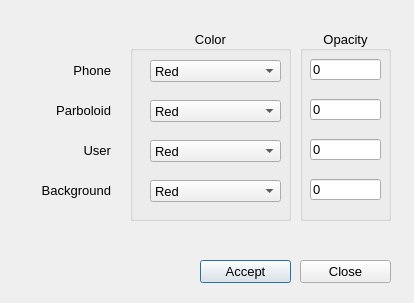
<?xml version="1.0" encoding="UTF-8"?>
<ui version="4.0">
 <class>Properties</class>
 <widget class="QDialog" name="Properties">
  <property name="enabled">
   <bool>true</bool>
  </property>
  <property name="geometry">
   <rect>
    <x>0</x>
    <y>0</y>
    <width>414</width>
    <height>303</height>
   </rect>
  </property>
  <property name="sizePolicy">
   <sizepolicy hsizetype="Preferred" vsizetype="Preferred">
    <horstretch>0</horstretch>
    <verstretch>0</verstretch>
   </sizepolicy>
  </property>
  <property name="minimumSize">
   <size>
    <width>414</width>
    <height>303</height>
   </size>
  </property>
  <property name="maximumSize">
   <size>
    <width>414</width>
    <height>303</height>
   </size>
  </property>
  <property name="windowTitle">
   <string>Properties</string>
  </property>
  <property name="sizeGripEnabled">
   <bool>false</bool>
  </property>
  <widget class="QPushButton" name="buttonAccept">
   <property name="geometry">
    <rect>
     <x>200</x>
     <y>260</y>
     <width>91</width>
     <height>23</height>
    </rect>
   </property>
   <property name="font">
    <font>
     <pointsize>10</pointsize>
    </font>
   </property>
   <property name="text">
    <string>Accept</string>
   </property>
  </widget>
  <widget class="QLabel" name="labelUser">
   <property name="geometry">
    <rect>
     <x>30</x>
     <y>140</y>
     <width>81</width>
     <height>21</height>
    </rect>
   </property>
   <property name="font">
    <font>
     <pointsize>10</pointsize>
    </font>
   </property>
   <property name="text">
    <string>User</string>
   </property>
   <property name="alignment">
    <set>Qt::AlignRight|Qt::AlignTrailing|Qt::AlignVCenter</set>
   </property>
  </widget>
  <widget class="QLabel" name="labelParaboloid">
   <property name="geometry">
    <rect>
     <x>30</x>
     <y>100</y>
     <width>81</width>
     <height>21</height>
    </rect>
   </property>
   <property name="font">
    <font>
     <pointsize>10</pointsize>
    </font>
   </property>
   <property name="text">
    <string>Parboloid</string>
   </property>
   <property name="alignment">
    <set>Qt::AlignRight|Qt::AlignTrailing|Qt::AlignVCenter</set>
   </property>
  </widget>
  <widget class="QPushButton" name="buttonClose">
   <property name="geometry">
    <rect>
     <x>300</x>
     <y>260</y>
     <width>91</width>
     <height>23</height>
    </rect>
   </property>
   <property name="font">
    <font>
     <pointsize>10</pointsize>
    </font>
   </property>
   <property name="text">
    <string>Close</string>
   </property>
  </widget>
  <widget class="QGroupBox" name="boxColor">
   <property name="geometry">
    <rect>
     <x>130</x>
     <y>30</y>
     <width>161</width>
     <height>191</height>
    </rect>
   </property>
   <property name="font">
    <font>
     <pointsize>10</pointsize>
    </font>
   </property>
   <property name="title">
    <string>Color</string>
   </property>
   <property name="alignment">
    <set>Qt::AlignCenter</set>
   </property>
   <widget class="QComboBox" name="inputPhoneColor">
    <property name="geometry">
     <rect>
      <x>20</x>
      <y>30</y>
      <width>131</width>
      <height>22</height>
     </rect>
    </property>
    <property name="font">
     <font>
      <pointsize>10</pointsize>
     </font>
    </property>
    <item>
     <property name="text">
      <string>Red</string>
     </property>
    </item>
    <item>
     <property name="text">
      <string>Green</string>
     </property>
    </item>
    <item>
     <property name="text">
      <string>Blue</string>
     </property>
    </item>
    <item>
     <property name="text">
      <string>Black</string>
     </property>
    </item>
    <item>
     <property name="text">
      <string>White</string>
     </property>
    </item>
   </widget>
   <widget class="QComboBox" name="inputParaboloidColor">
    <property name="geometry">
     <rect>
      <x>20</x>
      <y>70</y>
      <width>131</width>
      <height>22</height>
     </rect>
    </property>
    <property name="font">
     <font>
      <pointsize>10</pointsize>
     </font>
    </property>
    <item>
     <property name="text">
      <string>Red</string>
     </property>
    </item>
    <item>
     <property name="text">
      <string>Green</string>
     </property>
    </item>
    <item>
     <property name="text">
      <string>Blue</string>
     </property>
    </item>
    <item>
     <property name="text">
      <string>Black</string>
     </property>
    </item>
    <item>
     <property name="text">
      <string>White</string>
     </property>
    </item>
   </widget>
   <widget class="QComboBox" name="inputUserColor">
    <property name="geometry">
     <rect>
      <x>20</x>
      <y>110</y>
      <width>131</width>
      <height>22</height>
     </rect>
    </property>
    <property name="font">
     <font>
      <pointsize>10</pointsize>
     </font>
    </property>
    <item>
     <property name="text">
      <string>Red</string>
     </property>
    </item>
    <item>
     <property name="text">
      <string>Green</string>
     </property>
    </item>
    <item>
     <property name="text">
      <string>Blue</string>
     </property>
    </item>
    <item>
     <property name="text">
      <string>Black</string>
     </property>
    </item>
    <item>
     <property name="text">
      <string>White</string>
     </property>
    </item>
   </widget>
   <widget class="QComboBox" name="inputBackgroundColor">
    <property name="geometry">
     <rect>
      <x>20</x>
      <y>150</y>
      <width>131</width>
      <height>22</height>
     </rect>
    </property>
    <property name="font">
     <font>
      <pointsize>10</pointsize>
     </font>
    </property>
    <item>
     <property name="text">
      <string>Red</string>
     </property>
    </item>
    <item>
     <property name="text">
      <string>Green</string>
     </property>
    </item>
    <item>
     <property name="text">
      <string>Blue</string>
     </property>
    </item>
    <item>
     <property name="text">
      <string>Black</string>
     </property>
    </item>
    <item>
     <property name="text">
      <string>White</string>
     </property>
    </item>
   </widget>
  </widget>
  <widget class="QLabel" name="labelPhone">
   <property name="geometry">
    <rect>
     <x>30</x>
     <y>60</y>
     <width>81</width>
     <height>21</height>
    </rect>
   </property>
   <property name="font">
    <font>
     <pointsize>10</pointsize>
    </font>
   </property>
   <property name="text">
    <string>Phone</string>
   </property>
   <property name="alignment">
    <set>Qt::AlignRight|Qt::AlignTrailing|Qt::AlignVCenter</set>
   </property>
  </widget>
  <widget class="QLabel" name="labelBackground">
   <property name="geometry">
    <rect>
     <x>30</x>
     <y>180</y>
     <width>81</width>
     <height>21</height>
    </rect>
   </property>
   <property name="font">
    <font>
     <pointsize>10</pointsize>
    </font>
   </property>
   <property name="text">
    <string>Background</string>
   </property>
   <property name="alignment">
    <set>Qt::AlignRight|Qt::AlignTrailing|Qt::AlignVCenter</set>
   </property>
  </widget>
  <widget class="QGroupBox" name="boxOpacity">
   <property name="geometry">
    <rect>
     <x>300</x>
     <y>30</y>
     <width>91</width>
     <height>191</height>
    </rect>
   </property>
   <property name="font">
    <font>
     <pointsize>10</pointsize>
    </font>
   </property>
   <property name="title">
    <string>Opacity</string>
   </property>
   <property name="alignment">
    <set>Qt::AlignCenter</set>
   </property>
   <widget class="QLineEdit" name="inputPhoneOpacity">
    <property name="geometry">
     <rect>
      <x>10</x>
      <y>29</y>
      <width>71</width>
      <height>21</height>
     </rect>
    </property>
    <property name="font">
     <font>
      <pointsize>10</pointsize>
     </font>
    </property>
    <property name="text">
     <string>0</string>
    </property>
   </widget>
   <widget class="QLineEdit" name="inputParaboloidOpacity">
    <property name="geometry">
     <rect>
      <x>10</x>
      <y>69</y>
      <width>71</width>
      <height>21</height>
     </rect>
    </property>
    <property name="font">
     <font>
      <pointsize>10</pointsize>
     </font>
    </property>
    <property name="text">
     <string>0</string>
    </property>
   </widget>
   <widget class="QLineEdit" name="inputUserOpacity">
    <property name="geometry">
     <rect>
      <x>10</x>
      <y>109</y>
      <width>71</width>
      <height>21</height>
     </rect>
    </property>
    <property name="font">
     <font>
      <pointsize>10</pointsize>
     </font>
    </property>
    <property name="text">
     <string>0</string>
    </property>
   </widget>
   <widget class="QLineEdit" name="inputBackgroudOpacity">
    <property name="geometry">
     <rect>
      <x>10</x>
      <y>149</y>
      <width>71</width>
      <height>21</height>
     </rect>
    </property>
    <property name="font">
     <font>
      <pointsize>10</pointsize>
     </font>
    </property>
    <property name="text">
     <string>0</string>
    </property>
   </widget>
  </widget>
 </widget>
 <resources/>
 <connections>
  <connection>
   <sender>buttonClose</sender>
   <signal>clicked()</signal>
   <receiver>Properties</receiver>
   <slot>close()</slot>
   <hints>
    <hint type="sourcelabel">
     <x>338</x>
     <y>268</y>
    </hint>
    <hint type="destinationlabel">
     <x>342</x>
     <y>287</y>
    </hint>
   </hints>
  </connection>
 </connections>
</ui>
